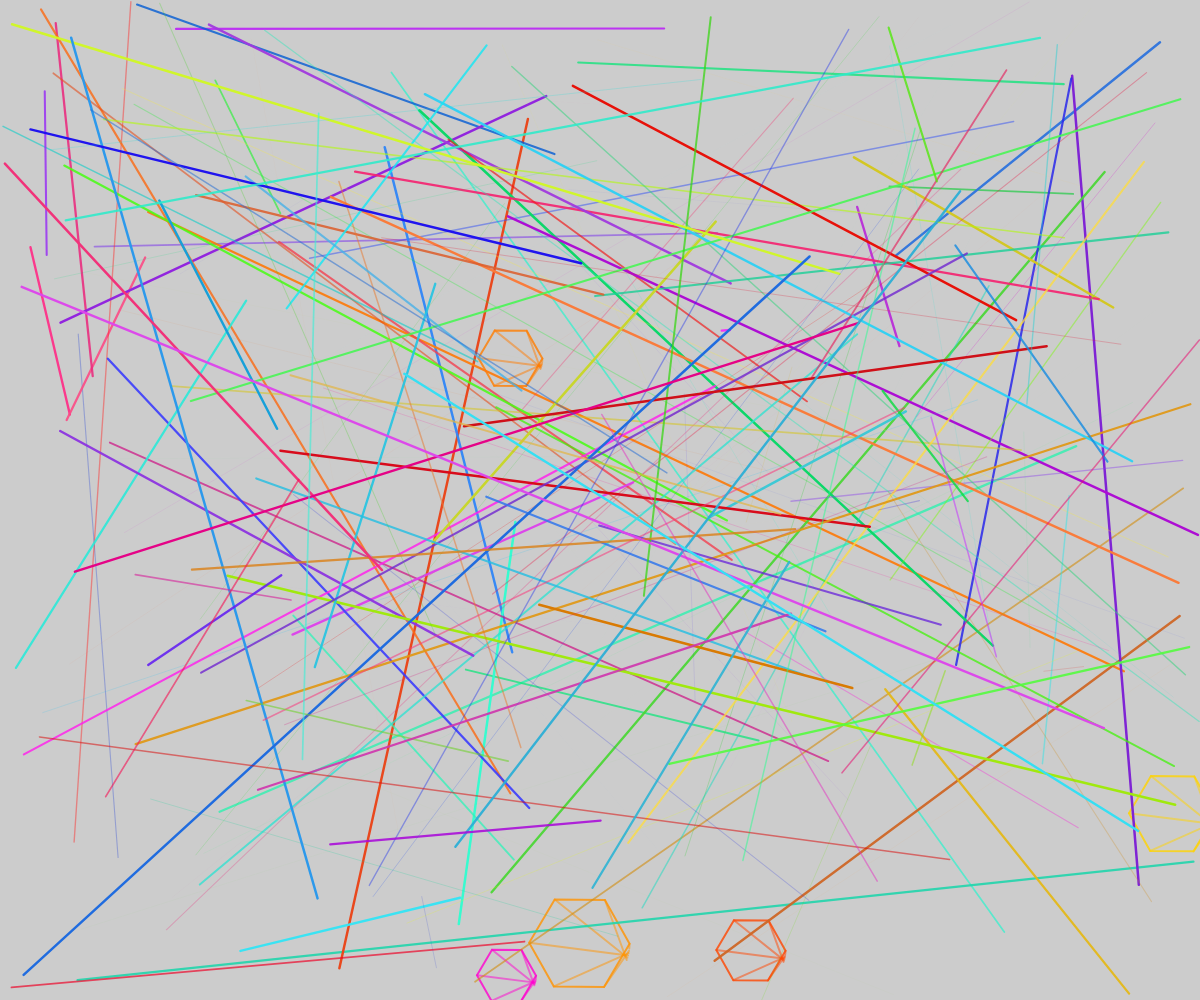
Frame 1 (no input)
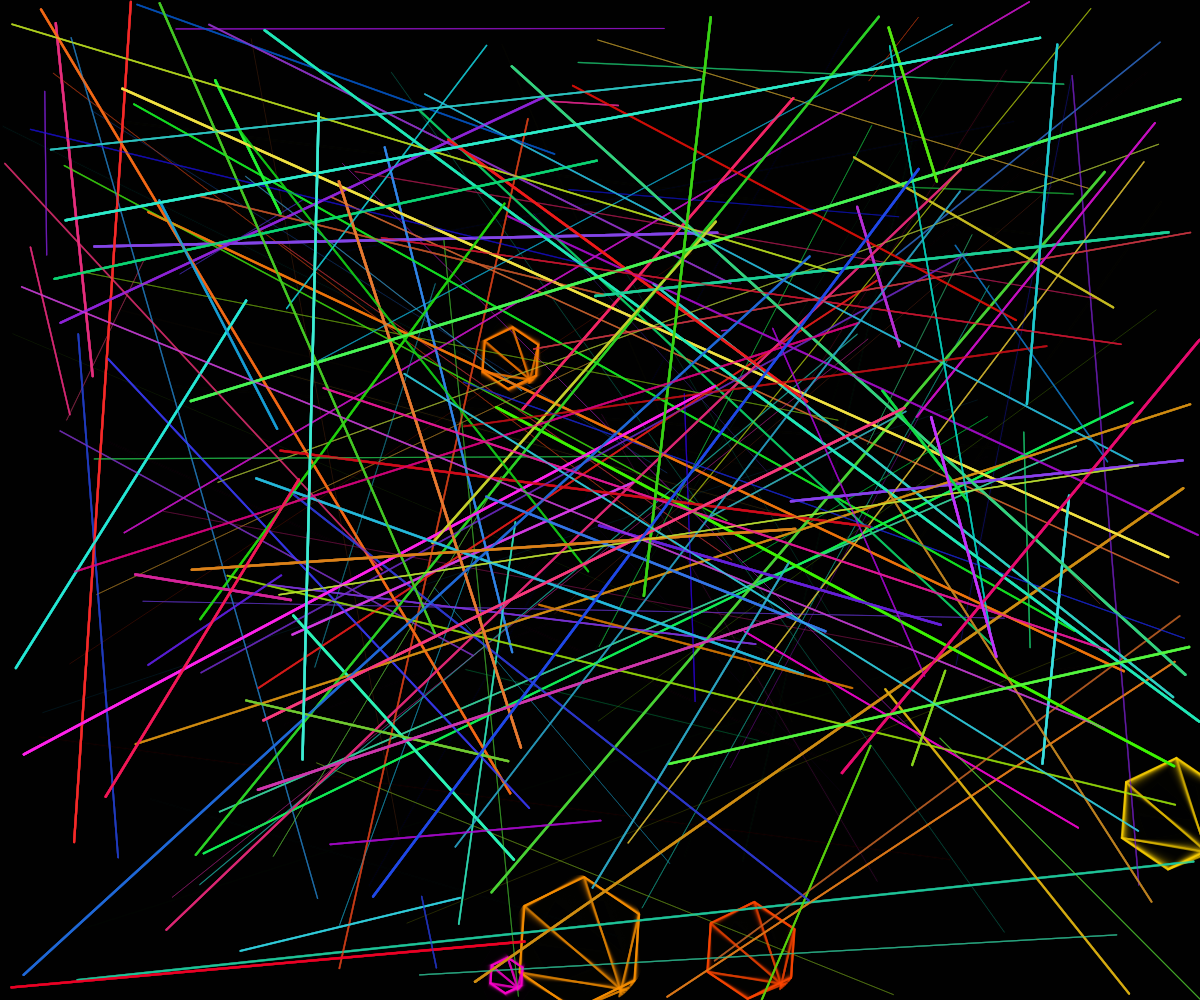
Frame 60 (no input)
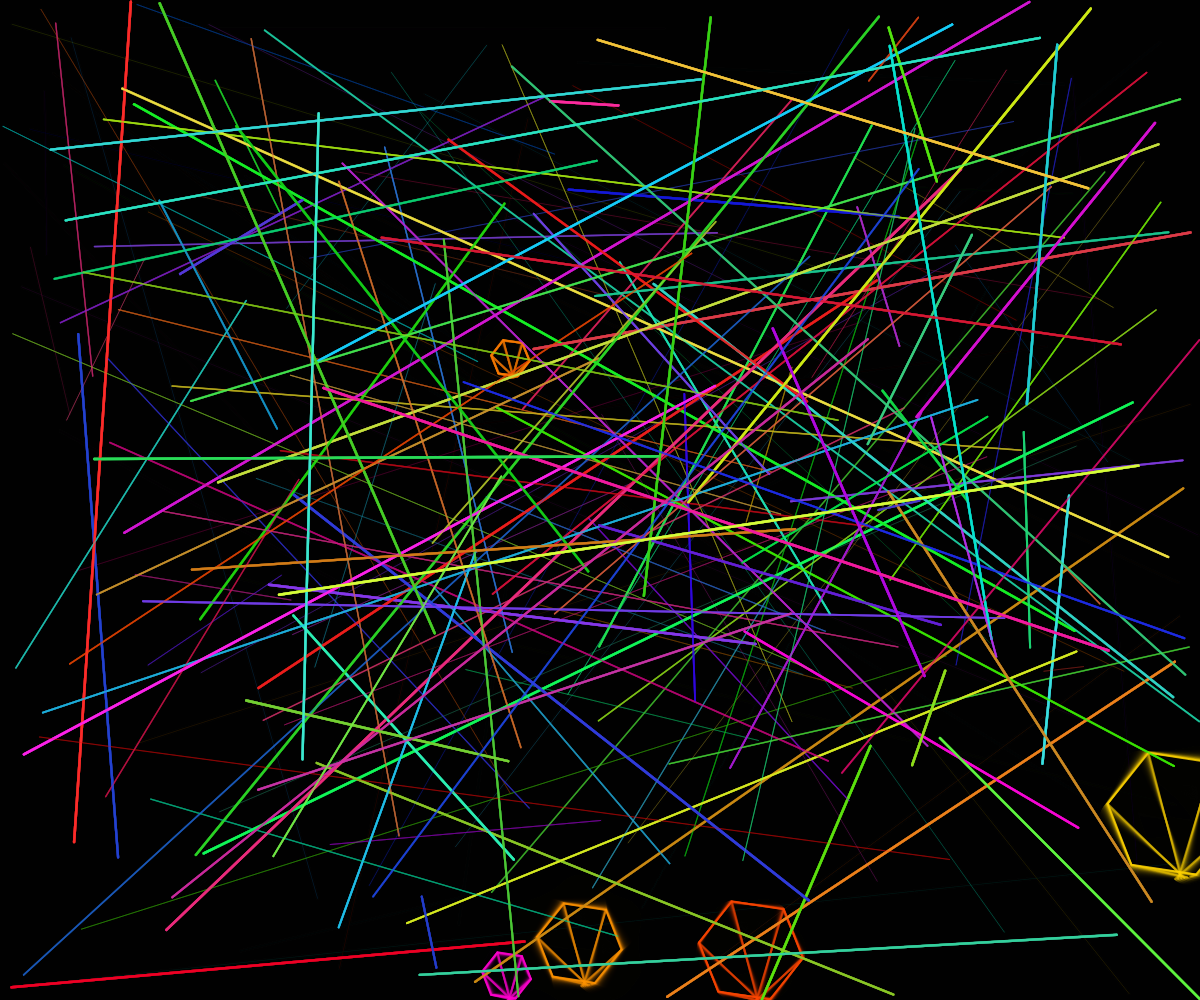
Frame 120 (the mouse pressed at the canvas centre since frame 60)

The p5.js sketch that drew these frames (run headless with seeded random() and noise() and a simulated clock; from frame 60 on, the mouse is pressed at the canvas centre):

// p5.js sketch
// ── sketch.js
let lines = [];
let structures = [];
let time = 0;

function setup() {
  createCanvas(windowWidth, windowHeight);
  colorMode(HSB, 100);
  
  // Create lattice of lines
  for (let i = 0; i < 200; i++) {
    lines.push({
      x1: random(width),
      y1: random(height),
      x2: random(width),
      y2: random(height),
      hue: random(100),
      saturation: random(70, 100),
      brightness: random(80, 100),
      pulse: random(TWO_PI),
      speed: random(0.01, 0.03)
    });
  }
  
  // Create initial structures
  for (let i = 0; i < 5; i++) {
    structures.push({
      x: random(width),
      y: random(height),
      size: random(20, 60),
      pulse: random(TWO_PI),
      speed: random(0.02, 0.05),
      hue: random(100)
    });
  }
}

function draw() {
  background(0, 0, 0, 20); // Semi-transparent background for trail effect
  
  time += 0.02;
  
  // Update and display structures
  for (let i = 0; i < structures.length; i++) {
    let s = structures[i];
    
    // Pulse structure
    s.pulse += s.speed;
    let pulseSize = s.size * (1 + sin(s.pulse) * 0.3);
    
    // Draw crystalline structure
    push();
    translate(s.x, s.y);
    rotate(time * 0.5);
    
    // Draw internal glowing lines
    stroke(s.hue, 100, 100, 80);
    strokeWeight(2);
    noFill();
    
    beginShape();
    for (let j = 0; j < 6; j++) {
      let angle = TWO_PI * j / 6;
      let x = cos(angle) * pulseSize;
      let y = sin(angle) * pulseSize;
      vertex(x, y);
    }
    endShape(CLOSE);
    
    // Draw connecting lines
    stroke(s.hue, 100, 100, 50);
    for (let j = 0; j < 6; j++) {
      let angle1 = TWO_PI * j / 6;
      let angle2 = TWO_PI * (j + 2) % 6 / 6;
      line(
        cos(angle1) * pulseSize,
        sin(angle1) * pulseSize,
        cos(angle2) * pulseSize,
        sin(angle2) * pulseSize
      );
    }
    
    pop();
    
    // Create ripple effect around structure
    for (let j = 0; j < lines.length; j++) {
      let l = lines[j];
      let d = dist(s.x, s.y, (l.x1 + l.x2) / 2, (l.y1 + l.y2) / 2);
      
      if (d < pulseSize * 3) {
        let amp = map(d, 0, pulseSize * 3, 1, 0);
        let wave = sin(time * 5 + d * 0.1) * amp * 3;
        
        // Modify line properties
        l.hue += wave * 0.1;
        if (l.hue > 100) l.hue -= 100;
        if (l.hue < 0) l.hue += 100;
      }
    }
  }
  
  // Draw lattice lines with glow effect
  for (let i = 0; i < lines.length; i++) {
    let l = lines[i];
    
    // Pulsing effect
    l.pulse += l.speed;
    let pulse = sin(l.pulse) * 0.5 + 0.5;
    
    stroke(l.hue, l.saturation, l.brightness, pulse * 100);
    strokeWeight(pulse * 2 + 0.5);
    
    line(l.x1, l.y1, l.x2, l.y2);
  }
  
  // Occasionally spawn new structures
  if (frameCount % 300 === 0 && structures.length < 10) {
    structures.push({
      x: random(width),
      y: random(height),
      size: random(20, 60),
      pulse: random(TWO_PI),
      speed: random(0.02, 0.05),
      hue: random(100)
    });
  }
  
  // Remove old structures
  if (structures.length > 10) {
    structures.splice(0, 1);
  }
}

function windowResized() {
  resizeCanvas(windowWidth, windowHeight);
}
